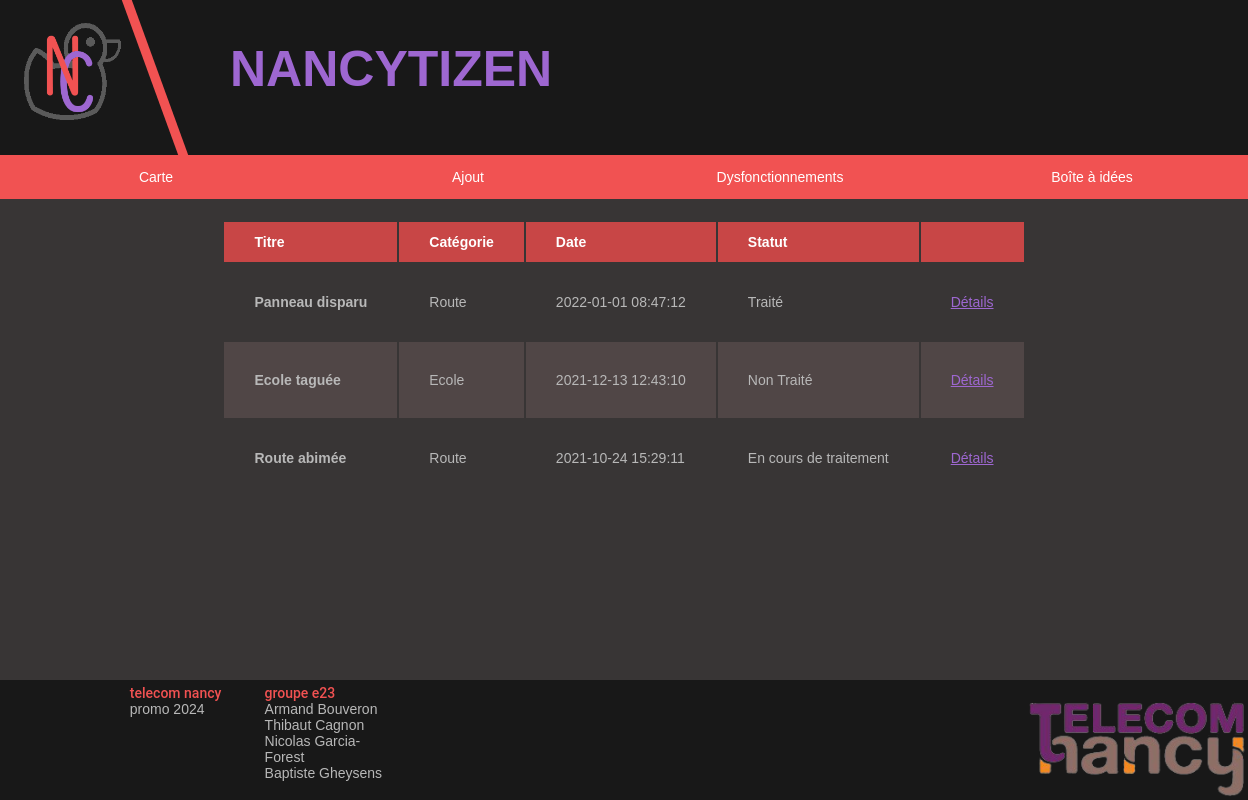
Screenshot of /voir_dysfonctionnements with the database file from the repository.
### tables this page shows
CREATE TABLE signalements(identifiant int PRIMARY KEY, Nom varchar not null, Prenom varchar not null, dateheure smalldatetime not null, Titre varchar not null, Categorie varchar not null, Signal_description varchar not null, Longitude float not null, Latitude float not null, statut varchar not null);

### app.py (the view)
@app.route("/voir_dysfonctionnements")
def listeDys():
    r = fetchDys()
    return render_template('affichage.html',curs = r)

### app.py (called while the page is built)
def fetchDys():
    conn = sqlite3.connect('database.db')
    cursor = conn.cursor()
    return((cursor.execute('SELECT Titre, Categorie, dateheure, statut, identifiant FROM signalements ORDER BY dateheure DESC')).fetchall())

@app.teardown_appcontext
def close_connection(exception):  # pour fermer la connexion proprement
    db = getattr(g, '_database', None)
    if db is not None:
        db.close()

### templates/affichage.html
{% extends "layout.html" %}
{% block body %}
<div class="contenu">
<p>
    <div id ="tab">
    <table>
    <thead>
        <tr>
            <th><b>Titre</b></th>
            <th><b>Catégorie</b></th>
            <th><b>Date</b></th>
            <th><b>Statut</b></th>
            <th><b></b></th>
        </tr>
    </thead>
    <tbody>
        {% for tpl in curs %}
        <tr>
            <td><b>{{ tpl[0] }}</td>
            <td>{{ tpl[1] }}</td>
            <td>{{ tpl[2] }}</td>
            <td>{{ tpl[3] }}</td>
            <td><a href="/details_dysfonctionnement/{{ tpl[4] }}">Détails</a></td>
        </tr>
        {% endfor %}
    </tbody>
</table>
    </div>
</p>
</div>
{% endblock %}

### static/css/CS.css (style rules this page uses)
body { background: rgb(56, 53, 53); font-size: 14px; font-family: fira sans,sans-serif; color: rgb(184, 184, 184); height: 100vh; display: flex; flex-direction: column; }
.contenu { flex: 1 0 auto; padding: 1.5em 0 1.5em; }
html { overflow-x: hidden; }
#tab { display: flex; align-items: center; justify-content: center; font-family: Arial, Helvetica, sans-serif; border-collapse: collapse; width: 100%; vertical-align: middle; }
#tab td, #tab th { border: 0px solid rgb(56, 53, 53); padding: 30px; }
#tab tr:nth-child(even) { background-color: rgb(80, 70, 70); }
#tab th { padding-top: 12px; padding-bottom: 12px; text-align: left; background-color: rgb(200, 70, 70); color: white; }
a { color :rgb(158, 103, 209); }

### rows the page displays
signalements: Titre "Panneau disparu", Categorie "Route", dateheure "2022-01-01 08:47:12", statut "Traité"
signalements: Titre "Ecole taguée", Categorie "Ecole", dateheure "2021-12-13 12:43:10", statut "Non Traité"
signalements: Titre "Route abimée", Categorie "Route", dateheure "2021-10-24 15:29:11", statut "En cours de traitement"
